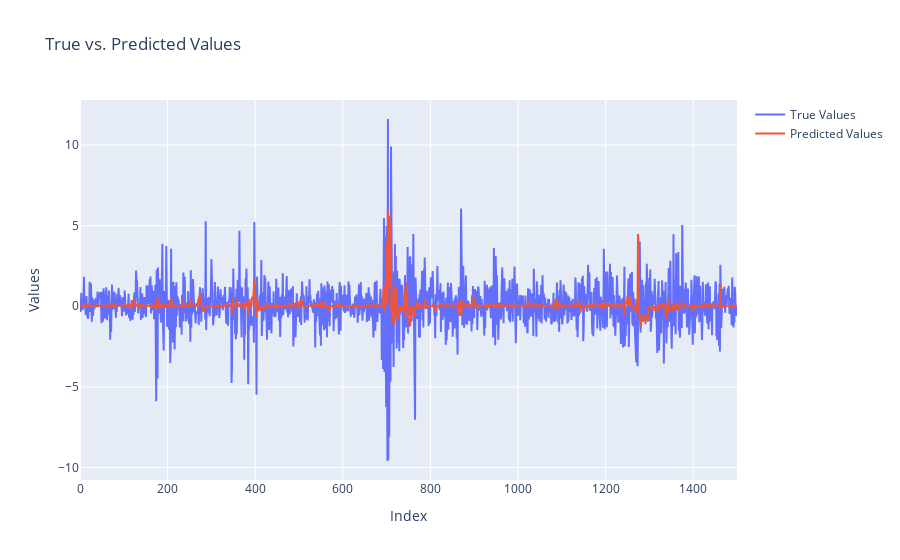

Source (notebook cell):
### Code cell
# Daily returns plot y_pred x y_test
fig = go.Figure()
fig.add_trace(go.Scatter(x=np.arange(len(y_test)), y=y_test, mode='lines', name='True Values'))
fig.add_trace(go.Scatter(x=np.arange(len(y_test)), y=y_pred, mode='lines', name='Predicted Values'))
fig.update_layout(title='True vs. Predicted Values', xaxis_title='Index', yaxis_title='Values')
fig.show()

### Figure 1 — Plotly figure (JSON) as saved in the notebook; plotly's stock layout.template omitted (floating-point values rounded to 4 significant figures; data arrays with more than 128 entries replaced by an {"elided": "..."} marker saying what was removed)
{"data": [{"mode": "lines", "name": "True Values", "type": "scatter", "x": {"elided": "1501 int values"}, "y": {"elided": "1501 float values"}}, {"mode": "lines", "name": "Predicted Values", "type": "scatter", "x": {"elided": "1501 int values"}, "y": {"elided": "1501 float values"}}], "layout": {"title": {"text": "True vs. Predicted Values"}, "xaxis": {"title": {"text": "Index"}}, "yaxis": {"title": {"text": "Values"}}}}
